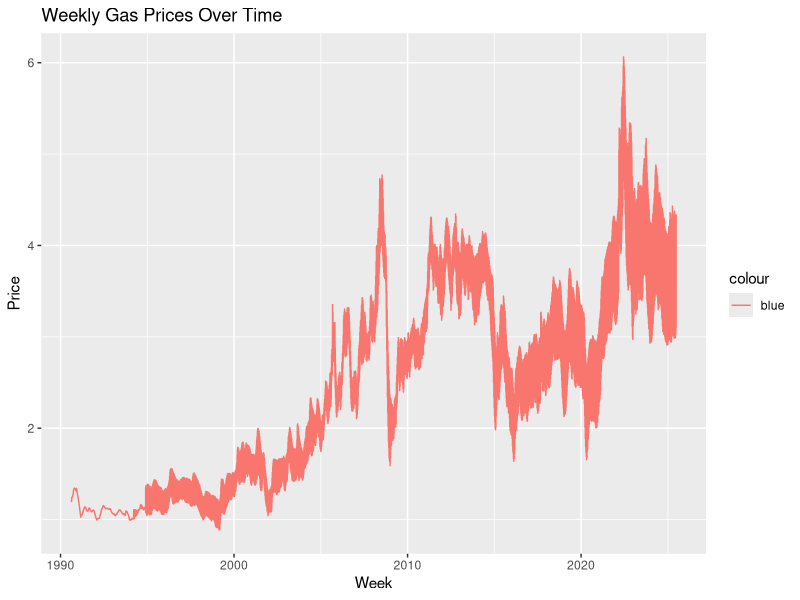

Write R code to recreate this figure.
## ---- chunk 1
#| label: setup
#| echo: false

library(tidyverse)

gas_data <- readr::read_csv("weekly_gas_prices.csv")
## ---- chunk 2
#| label: gas_prices_plot
#| code-fold: true

gas_data |> 
  ggplot(aes(x = date, y = price, color = "blue")) +
  geom_line() +
  labs(title = "Weekly Gas Prices Over Time",
       x = "Week",
       y = "Price")
